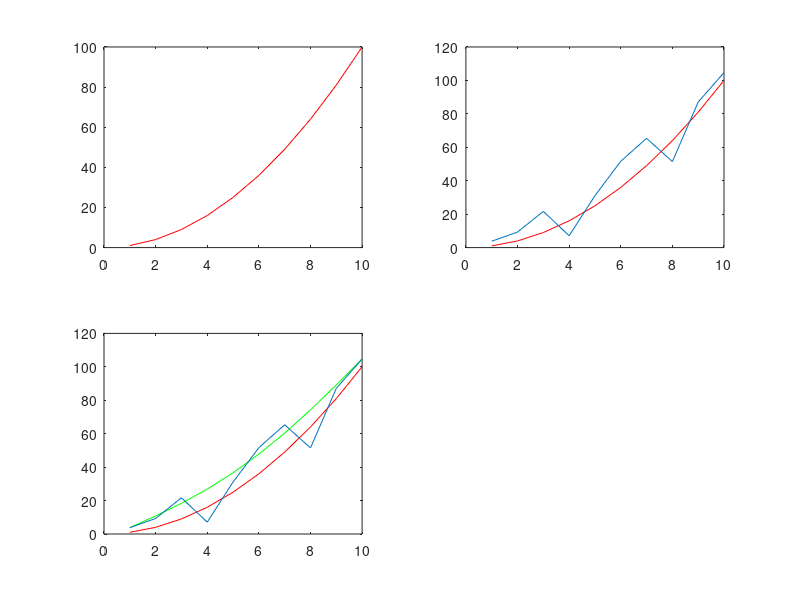

The MATLAB script that drew this image:

   

x=(1:1:10);
y=x.^2;
subplot(2,2,1)
plot(x,y,'r');

rng(33);
%rng(5);
%iseed = 1
    count= 1;
for i=1:10

y2(count)=y(count)+(-1+(1-(-1))*rand(1,1))*20;
%y2(count) = y+(rand(iseed)-0.5)*3;
count = count +1;
end
%y2 = y+(rand(iseed)-0.5)*3;
%end
%hond on
%x=(1:1:10);
subplot(2,2,2);
plot(x,y,'r')
hold on;
plot(x,y2);
hold off;


% 
% ave = [];
% for m=1:100
%     for n = 1:8
%      ave=[ave,((y2(1,n) + y2(1,n+1)+ y2(1,n+2))/3)];
%      ave(1,:)=(y2(1,n) + y2(1,n+1)+ y2(1,n+2))/3;
%     end
%  
% end
% m_ave = [ave(793:800)];




count4=1;

% ty2(1)=0;
% ty2(2:11)=y2;
% ty2(12)=0

ty2=y2;



for m =1: 10
    count4=1;
    for n= 1:8
        my_y(count4)=(ty2(n) + ty2(n+1)+ ty2(n+2))/3; count4=count4+1;
        
    end
    %ty2(1)=(ty2(1)+ty2(2))/2;
    ty2(2:9)=my_y;
    %ty2(10)=(ty2(9)+ty2(10))/2;
end
    
 %t1=(y2(1:1)+y(1))/2;
 %t10=(y2(10:10)+y(10))/2;
 
 y3 = [y2(1:1),ty2(2:9),y2(10:10)];
 x2=(1:1:8);
 subplot(2,2,3);
 plot(x,y3,'g'); 
 hold on;
 plot(x,y,'r');
 hold on;
 plot(x,y2);
 hold off;
 
 
 %subplot(2,2,4);
% plot(x,y,x,y3);
    
    
